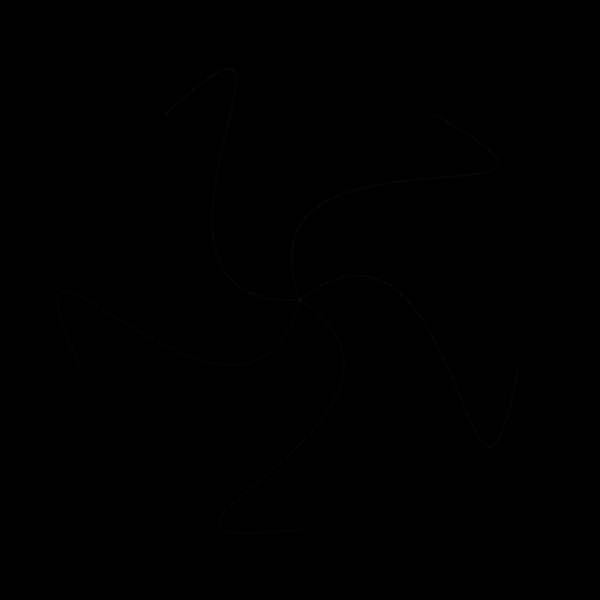
Frame 1 (no input)
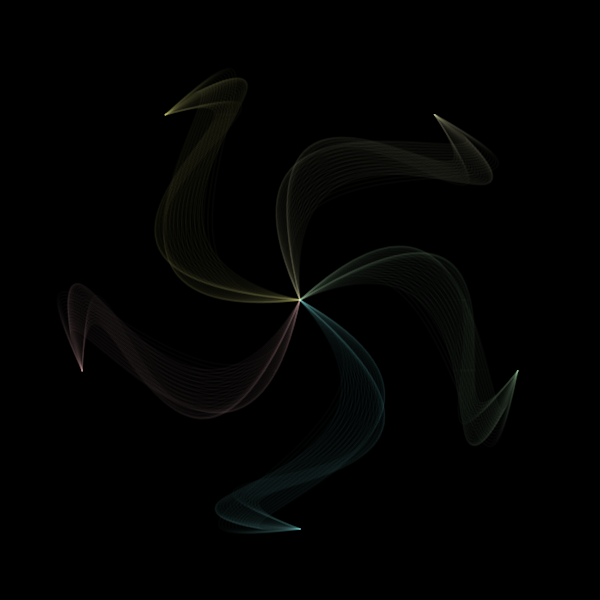
Frame 60 (no input)
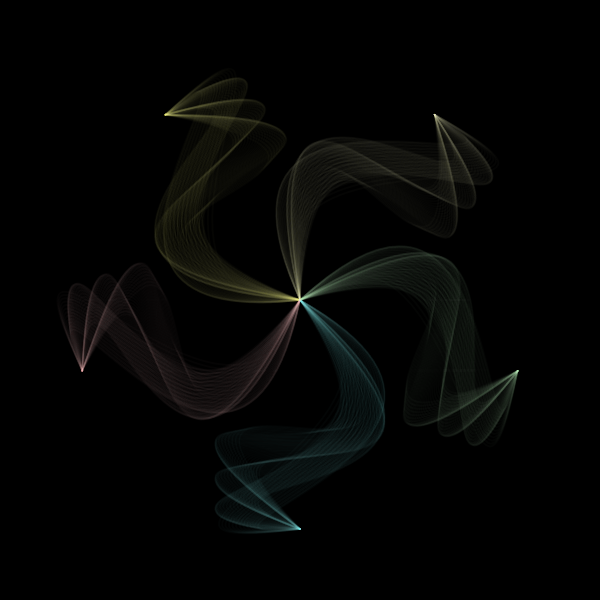
Frame 120 (the mouse pressed at the canvas centre since frame 60)

The p5.js sketch that drew these frames (run headless with seeded random() and noise() and a simulated clock; from frame 60 on, the mouse is pressed at the canvas centre):

// p5.js sketch
// ── sketch.js
/*
"Bezier Flowers" by @DenisovichPy (follow me on Twitter)
Submission for #WCCChallenge by @sableRaph (follow him? You probably do.)
Watch the livestream on twitch.tv/sableRaph
Join the Discord: https://discord.gg/S8c7qcjw2b (I hope this is not the evil link)

For Raph on stream:
You are looking great today!
Also here's a sketch with a simplified view of a single petal:
https://editor.p5js.org/Ivan-Denisovich-py/sketches/jGb-HlMMt
Have a nice day man. 
*/

// Globals

let a1, a2, p1, p2;
let xAmplifier, yAmplifire_1, yAmplifire_2;
let xOff_1, xOff_2;
let t1, t2;
let petalLength, numberOfPetals;

let palettes;
let scheme;

function setup() {
    createCanvas(600, 600);
    background(0);

    petalLength = height / 2 - floor(random(100));
    numberOfPetals = floor(random(4, 10));

    scheme = random(shuffle(palettes)); // I heard you dislike color palettes. Why?

    a1 = createVector(0, 0); // First anchor point
    a2 = createVector(0, petalLength); // Second anchor point
    p1 = createVector(); // first control point
    p2 = createVector(); // second control point

    // Some randomisation
    xAmplifier = floor(random(50, 150));
    t1 = 0.005;
    t2 = random(0.0005, 0.002);

    let randomOffset = floor(random(50, 300));

    xOff_1 = randomOffset;
    xOff_2 = -randomOffset;

    yAmplifire_1 = floor(random(50, 200));
    yAmplifire_2 = floor(random(50, 200));
}

function draw() {
    translate(width / 2, height / 2);

    // Movement Functions of each control points.
    // Spent hours in this stupid thing to make each randomised output to look like petals.
    // Screw you, long form generative art
    p1.x = xOff_1 + abs(1.5 * xAmplifier * sin(t1 * millis()));
    p1.y = petalLength / 2 + yAmplifire_1 * sin(t2 * millis());
    p2.x = xOff_2 - abs(1.5 * xAmplifier * sin(t1 * millis() + TWO_PI / 3));
    p2.y = petalLength / 2 + yAmplifire_2 * sin(t2 * millis() + TWO_PI / 3);

    // Drawing each petal
    for (let i = 0; i < numberOfPetals; i++) {
        rotate(TWO_PI / numberOfPetals);
        noFill();
        stroke(scheme[i] + "05");
        strokeWeight(2);
        bezier(a1.x, a1.y, p1.x, p1.y, p2.x, p2.y, a2.x, a2.y);
    }
}

// Color Palattes

palettes = [
    [
        "#ffadad",
        "#ffd6a5",
        "#fdffb6",
        "#caffbf",
        "#9bf6ff",
        "#a0c4ff",
        "#bdb2ff",
        "#bdb2ff",
        "#fffffc",
    ],
    [
        "#d9ed92",
        "#b5e48c",
        "#99d98c",
        "#76c893",
        "#52b69a",
        "#34a0a4",
        "#168aad",
        "#1a759f",
        "#1e6091",
    ],
    [
        "#f94144",
        "#f3722c",
        "#f8961e",
        "#f9844a",
        "#f9c74f",
        "#90be6d",
        "#43aa8b",
        "#4d908e",
        "#577590",
    ],
    [
        "#eeef20",
        "#dddf00",
        "#d4d700",
        "#bfd200",
        "#aacc00",
        "#80b918",
        "#55a630",
        "#2b9348",
        "#007f5f",
    ],
    [
        "#33658a",
        "#86bbd8",
        "#2f4858",
        "#f6ae2d",
        "#f26419",
        "#2afc98",
        "#09e85e",
        "#16c172",
        "#ffc1cf",
    ],
];
